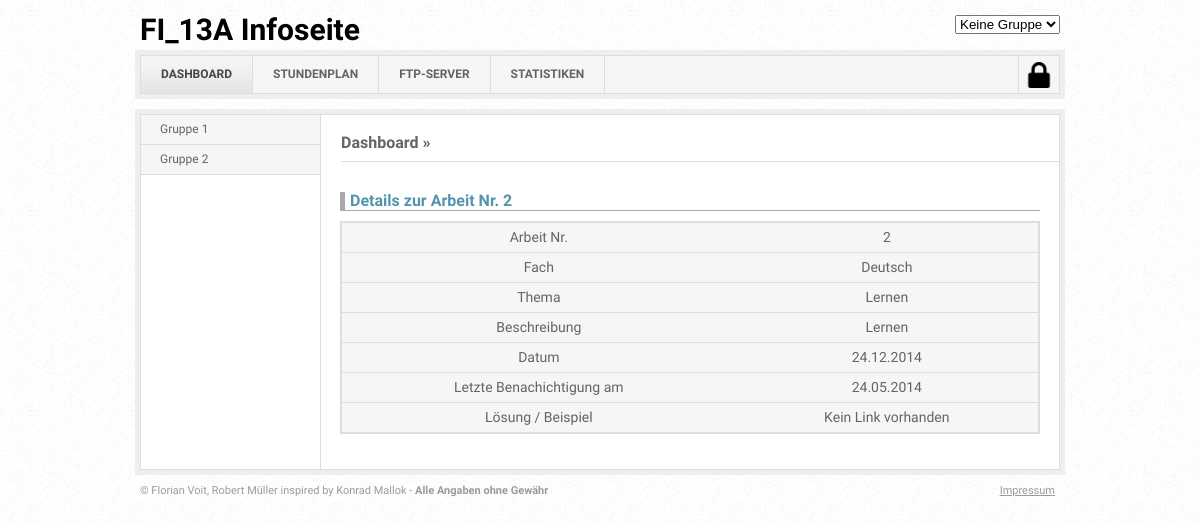
The page /dashboard/tests/show/2 on the database as committed earlier.
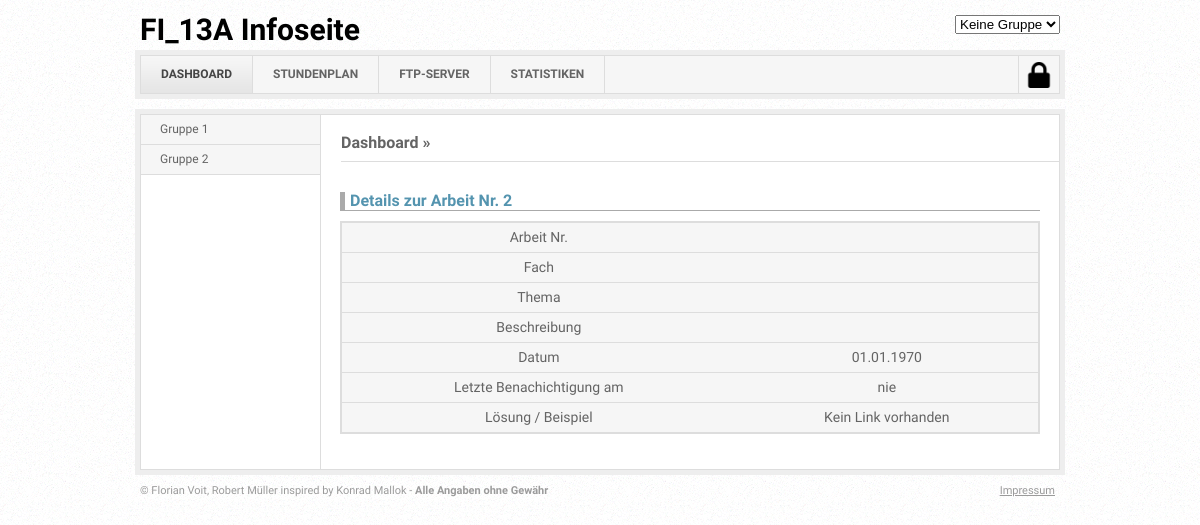
The same page on the database as committed later.
### tables this page shows
CREATE TABLE IF NOT EXISTS `category` (
  `id` int(11) NOT NULL AUTO_INCREMENT,
  `name` varchar(30) NOT NULL,
  `url` varchar(30) NOT NULL,
  `user_lvl` int(11) NOT NULL DEFAULT '0',
  `external` int(11) NOT NULL DEFAULT '0',
  PRIMARY KEY (`id`)
);

CREATE TABLE IF NOT EXISTS `pages` (
  `id` int(11) NOT NULL AUTO_INCREMENT,
  `name` varchar(30) NOT NULL,
  `url` varchar(30) NOT NULL,
  `cat` int(2) NOT NULL,
  `user_lvl` int(11) NOT NULL DEFAULT '0',
  PRIMARY KEY (`id`)
);

CREATE TABLE IF NOT EXISTS `tests` (
  `id` int(11) NOT NULL AUTO_INCREMENT,
  `subject` varchar(20) DEFAULT NULL,
  `topic` text NOT NULL,
  `description` text,
  `date` varchar(15) DEFAULT NULL,
  `notify_date` varchar(15) DEFAULT NULL,
  `link` text,
  `group` varchar(6) NOT NULL,
  PRIMARY KEY (`id`)
);

### index.php (called while the page is built, shortened)
<?php
require("inc/config.inc.php");
require("inc/functions.inc.php");
$category = mysql_real_escape_string($_GET["c"]);
if(isset($category)) {
	if($category=="logout") {
		$filename = "sites/_logout.inc.php";
	} elseif ($category=="login") {
			$filename = "sites/_login.inc.php";
	} else {
		if (isset($_GET["s"])) {
			$site = mysql_real_escape_string($_GET["s"]);
			$filename = "sites/".$category.".".$site.".inc.php";
		} else {
			$filename = "sites/".$category.".home.inc.php";
		}
		if (!file_exists($filename)) {
			$filename = "sites/_404.inc.php";
		} else {
			if (isset($_SESSION["login"]) && $_SESSION["login"] === true) {
				$sql = "SELECT * FROM users WHERE id='$_SESSION[uid]'";
				$res = mysql_query($sql);
				$user = mysql_fetch_assoc($res);
				if ($user['activ'] == "0") {
					$filename = "sites/_notactive.inc.php";
				}
			}	else {
				$user["user_lvl"] = 0;
			}
		}
	}
} else {
	$filename = "sites/dashboard.home.inc.php";
}
include("design/header.inc.php");
include($filename);
include("design/footer.inc.php");
?>

### inc/config.inc.php (called while the page is built, shortened)
<?php
	$sql = "SELECT * FROM `settings`";
	$result = mysql_query($sql);
	while ($row = mysql_fetch_assoc($result)) {
		$key = $row["key"];
		$name = $row["setting"];
		$value = $row["value"];
		$CONFIG[$key][$name] = $value;
	}
?>

### inc/functions.inc.php (called while the page is built, shortened)
<?php
function getScheduleData($type, $group, $id = NULL, $date = NULL) {
    $type = mysql_real_escape_string($type);
    $id = mysql_real_escape_string($id);
    $table = NULL;
    $timestamp = time();
        if (!empty($id)) {
            $query= "SELECT `id`, `subject`, `topic`, `description`, `date`, `notify_date`, `link` FROM `$type` WHERE `id` = '$id' LIMIT 1";
            $result= mysql_query($query);
            $result = mysql_fetch_assoc($result);
            if ($result['link'] == NULL){ $result['link'] = "Kein Link vorhanden";}
            return $result;
        } else {
            $query= "SELECT `id`, `subject`, `topic`, `date` FROM `$type` WHERE `date` >= '$timestamp' AND (`group` = '0' OR `group` = '$group') LIMIT 10";
        }
    return $table;
}
?>

### sites/dashboard.tests.inc.php (the view, shortened to what this page needs)
<?php
if (isset($_GET["id1"]) && isset($_GET["id2"])) {
    $id2 = $_GET["id2"];
    $data = getScheduleData("tests", NULL, $id2);
    $html = "<h3>Details zur Arbeit Nr. ".$_GET["id2"]."</h3>";
    $html.= "<table>";
    $html.= "<tr>";
    $html.="<td>Arbeit Nr.</td>";
    $html.="<td>".$data['id']."</td>";
    $html.= "</tr>";
    $html.= "<tr>";
    $html.="<td>Fach</td>";
    $html.="<td>".$data['subject']."</td>";
    $html.= "</tr>";
    $html.= "<tr>";
    $html.="<td>Thema</td>";
    $html.="<td>".$data['topic']."</td>";
    $html.= "</tr>";
    $html.= "<tr>";
    $html.="<td>Beschreibung</td>";
    $html.="<td>".$data['description']."</td>";
    $html.= "</tr>";
    $html.= "<tr>";
    $html.="<td>Datum</td>";
    $html.="<td>".date("d.m.Y",$data['date'])."</td>";
    $html.= "</tr>";
    $html.= "<tr>";
		$html.="<td>Letzte Benachichtigung am</td>";
		if (empty($data['notify_date'])) {
			$html.="<td>nie</td>";
		} else {
			$html.="<td>".date("d.m.Y",$data['notify_date'])."</td>";
		}
    $html.= "</tr>";
    $html.= "<tr>";
    $html.="<td>Lösung / Beispiel</td>";
    $html.="<td>".$data['link']."</td>";
    $html.= "</tr>";
    $html.= "</table>";
    echo $html;
}
?>

### design/header.inc.php (shortened to what this page needs)
<?php
	$c = mysql_real_escape_string($_GET['c']);
	$s = mysql_real_escape_string($_GET['s']);
	$sql = "SELECT * FROM category WHERE url='$c'";
	$result = mysql_query($sql);
	$c = mysql_fetch_assoc($result);
	$sql = "SELECT * FROM pages WHERE url='$s'";
	$result = mysql_query($sql);
	$s = mysql_fetch_assoc($result);
?>
<!DOCTYPE html>
<html lang="de">
<head>
	<link href="<?php echo $CONFIG["website"]["path"]; ?>style/css/design/transdmin.css" rel="stylesheet" type="text/css" media="screen" />
	<link href="<?php echo $CONFIG["website"]["path"]; ?>style/css/tipsy/tipsy.css" rel="stylesheet" type="text/css" media="screen" />
  <link href="<?php echo $CONFIG["website"]["path"]; ?>style/css/amcharts/style.css" rel="stylesheet" type="text/css">
	<link href="<?php echo $CONFIG["website"]["path"]; ?>style/css/datatables/jquery.dataTables.css" rel="stylesheet" type="text/css">
	<link href="<?php echo $CONFIG["website"]["path"]; ?>style/css/ui-lightness/jquery-ui-1.10.4.custom.min.css" rel="stylesheet" type="text/css">
</head>
<body>
	<div id="wrapper">
		<div id="topbar">
			<h1><a href="#"><?php echo $CONFIG["website"]["title"]; ?></a></h1>
			<span style="float: right; margin: 15px 5px 10px 0;">
				<form action="<?php echo $CONFIG["website"]["path"].$c["url"]."/".$s["url"]; ?>" name='groupChange' id='groupChangeForm' method="post">
					<select id="groupChangeSelect" name="defaultGroup">
						<?php
							$selected = array("none" => "", "g1" => "", "g2" => "");
							if (isset($_COOKIE["group"]) && $_COOKIE["group"] == 1) {
								$selected["g1"] = "selected";
							} elseif (isset($_COOKIE["group"]) && $_COOKIE["group"] == 2) {
								$selected["g2"] = "selected";
							} else {
								echo "<option value='none' ".$selected["none"].">Keine Gruppe</option>";
							}
						?>
					</select>
				</form>
			</span>
		</div>
		<ul id="mainNav">
			<?php
			$sql = "SELECT * FROM category WHERE user_lvl<='$user[user_lvl]'";
			$result = mysql_query($sql);
			while($row = mysql_fetch_assoc($result)) {
				if($c['url'] == $row['url']) {
					$active = "class='active'";
				} else {
					$active = "";
				}
				if ($row["external"] == 1) {
					echo "<li><a href='".$row["url"]."' target='_blank'>".strtoupper($row["name"])."</a></li>";
				} else {
					echo "<li><a href='".$CONFIG["website"]["path"].$row["url"]."' $active>".strtoupper($row["name"])."</a></li>";
				}
			}
			if (isset($_SESSION["login"]) && $_SESSION["login"] === true) {
				echo "<li class='logout'><a href='".$CONFIG["website"]["path"]."logout'></a></li>";
			} else {
				echo "<li class='login'><a href='".$CONFIG["website"]["path"]."login'></a></li>";
			}
			?>
		</ul>
		<div id="containerHolder">
			<div id="container">
				<div id="sidebar">
					<ul class="sideNav">
						<?php
						$sql = "SELECT * FROM pages WHERE cat='$c[id]' AND user_lvl<='$user[user_lvl]'";
						$result = mysql_query($sql);
						while($row = mysql_fetch_assoc($result)) {
							if($s['url'] == $row['url']) {
								$active = "class='active'";
							} else {
								$active = "";
							}
							echo "<li><a href='".$CONFIG["website"]["path"].$c["url"]."/$row[url]' $active>$row[name]</a></li>";
						}
						?>
					</ul>
				</div>
				<?php
				if ($_GET["c"] == "impressum") {
					echo "<h2> &raquo; <a href='".$CONFIG["website"]["path"]."impressum' class='active'>Impressum</a></h2>";
				} else {
					echo "<h2><a href='".$CONFIG["website"]["path"].$c["url"]."'>".$c["name"]."</a> &raquo; <a href='".$CONFIG["website"]["path"].$c["url"]."/".$s["url"]."' class='active'>".$s["name"]."</a></h2>";
				}
				?>
				<div id="main">

### design/footer.inc.php (shortened to what this page needs)
				</div>
			</div>
		</div>
		<p id="footer">&copy; Florian Voit, Robert Müller inspired by Konrad Mallok - <b>Alle Angaben ohne Gewähr</b><span style="float: right; margin-right: 10px;"><a href="<?php echo $CONFIG["website"]["path"]; ?>impressum">Impressum</a></span></p>
	</div>
</body>
</html>

### style/css/design/layout.css (style rules this page uses)
body { background: white url(../../img/back.png); font-family: 'Droid Sans', Arial, Helvetica, sans-serif; font-size: 12px; color: #646464; text-align: center; overflow-y: scroll; }
#wrapper { text-align: left; width: 930px; margin: 0 auto; }
#topbar { height: 50px; }
h1 { margin: 15px 0 10px 5px; height: 28px; float: left; }
h1 a { display: block; height: 28px; font-size: 30px; color: #000; text-decoration: none; }
#mainNav { width: 918px; height: 37px; padding: 6px; margin: 0 0 10px 0; background: url(../../img/top-menu-bg.gif) no-repeat left top; }
#mainNav li { float: left; height: 37px; border-right: 1px solid #ddd; }
#mainNav li a { display: block; float: left; height: 37px; font-weight: bold; line-height: 37px; text-decoration: none; color: #646464; padding: 0 20px; }
#mainNav li.login { float: right; border-left: 1px solid #ddd; border-right: none; background-image: url(../../img/locked.png); background-repeat: no-repeat; background-position: center; }
#mainNav li a.active, #mainNav li a.active { background: #f0f0f0 url(../../img/top-menu-item-bg.gif) repeat-x left top; color: #454545; }
#containerHolder { background: #eee; padding: 5px; }
#container { background: #fff url(../../img/content.gif) repeat-y left top; border: 1px solid #ddd; width: 918px; min-height: 250px; }
#sidebar { width: 179px; float: left; }
#sidebar .sideNav { width: 179px; }
#sidebar .sideNav li { border-bottom: 1px solid #ddd; width: 179px; }
#sidebar .sideNav li a { display: block; color: #646464; background: #f6f6f6; text-decoration: none; height: 29px; line-height: 29px; padding: 0 19px; width: 141px; }
h2 { width: 718px; float: right; color: #646464; font-size: 16px; line-height: 16px; font-weight: bold; margin: 20px 0 0 0; padding: 0 0 10px 0; border-bottom: 1px solid #ddd; }
h2 a { color: #646464; text-decoration: none; }
#main { width: 700px; float: right; padding: 10px 19px 0 0; font-size: 14px; padding-bottom: 15px; }
h3 { font-size: 16px; line-height: 18px; font-weight: bold; color: #5494af; padding: 0 0 0 5px; margin: 20px 0 10px; border-bottom: 1px solid #aaa; border-left: 5px solid #aaa; }
#main table { padding-top: 5px; }
#main table:not(.datatables) { width: 700px; border: 2px solid #ddd; padding: 19px; margin: 0 0 20px 0; background: #fbfbfb; font-size: 14px; }
#main table tr td { background: #f6f6f6; padding: 0px 10px; height: 29px; line-height: 29px; border-bottom: 1px solid #ddd; text-align: center; }
#footer { margin: 10px 0 30px 0; font-size: 11px; line-height: 11px; color: #9B9B9B; padding: 0 0 0 5px; }
#footer a { color: #9B9B9B; }

Rows that differ between the two databases and show on the page:
removed tests: id "2", subject "Deutsch", topic "Lernen", description "Lernen", date "24.12.2014", notify_date "24.05.2014"
Other text that changed with them:
date("d.m.Y",$data['date']): (not shown) → "01.01.1970"
text now shown: "nie"
